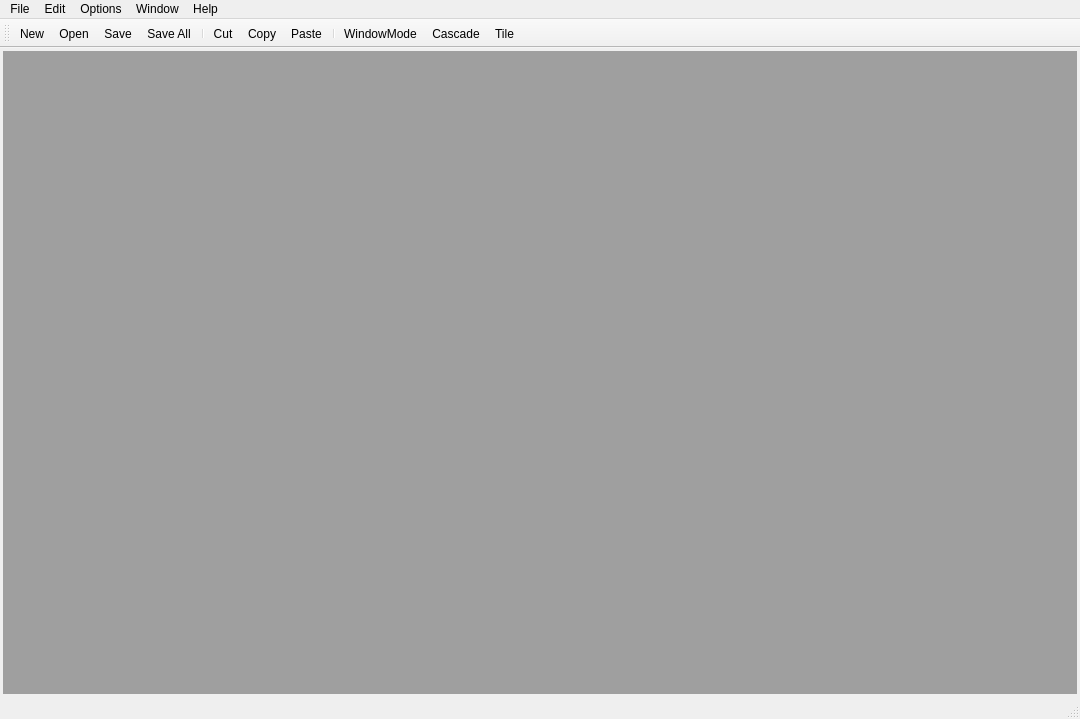
<?xml version="1.0" encoding="UTF-8"?>
<ui version="4.0">
 <class>BuidTestMainWindow</class>
 <widget class="QMainWindow" name="BuidTestMainWindow">
  <property name="enabled">
   <bool>true</bool>
  </property>
  <property name="geometry">
   <rect>
    <x>0</x>
    <y>0</y>
    <width>1080</width>
    <height>719</height>
   </rect>
  </property>
  <property name="sizePolicy">
   <sizepolicy hsizetype="Expanding" vsizetype="Expanding">
    <horstretch>0</horstretch>
    <verstretch>0</verstretch>
   </sizepolicy>
  </property>
  <property name="sizeIncrement">
   <size>
    <width>0</width>
    <height>0</height>
   </size>
  </property>
  <property name="windowTitle">
   <string>BuidTest</string>
  </property>
  <property name="autoFillBackground">
   <bool>true</bool>
  </property>
  <property name="toolButtonStyle">
   <enum>Qt::ToolButtonIconOnly</enum>
  </property>
  <property name="dockOptions">
   <set>QMainWindow::AllowTabbedDocks|QMainWindow::AnimatedDocks</set>
  </property>
  <widget class="QWidget" name="centralwidget">
   <property name="enabled">
    <bool>true</bool>
   </property>
   <property name="mouseTracking">
    <bool>false</bool>
   </property>
   <property name="contextMenuPolicy">
    <enum>Qt::DefaultContextMenu</enum>
   </property>
   <layout class="QVBoxLayout" name="verticalLayout">
    <property name="leftMargin">
     <number>3</number>
    </property>
    <property name="topMargin">
     <number>3</number>
    </property>
    <property name="rightMargin">
     <number>3</number>
    </property>
    <property name="bottomMargin">
     <number>3</number>
    </property>
    <item>
     <widget class="QMdiArea" name="mdiArea">
      <property name="sizePolicy">
       <sizepolicy hsizetype="Expanding" vsizetype="Expanding">
        <horstretch>0</horstretch>
        <verstretch>0</verstretch>
       </sizepolicy>
      </property>
     </widget>
    </item>
   </layout>
  </widget>
  <widget class="QToolBar" name="toolBar">
   <property name="enabled">
    <bool>true</bool>
   </property>
   <property name="windowTitle">
    <string>toolBar</string>
   </property>
   <attribute name="toolBarArea">
    <enum>TopToolBarArea</enum>
   </attribute>
   <attribute name="toolBarBreak">
    <bool>false</bool>
   </attribute>
   <addaction name="actionNew"/>
   <addaction name="actionOpen"/>
   <addaction name="actionSave"/>
   <addaction name="actionSave_all"/>
   <addaction name="separator"/>
   <addaction name="actionCut"/>
   <addaction name="actionCopy"/>
   <addaction name="actionPaste"/>
   <addaction name="separator"/>
   <addaction name="actionViewMode"/>
   <addaction name="actionCascade"/>
   <addaction name="actionTile"/>
  </widget>
  <widget class="QStatusBar" name="statusBar"/>
  <widget class="QMenuBar" name="menuBar">
   <property name="geometry">
    <rect>
     <x>0</x>
     <y>0</y>
     <width>1080</width>
     <height>22</height>
    </rect>
   </property>
   <widget class="QMenu" name="menuFile">
    <property name="title">
     <string>File</string>
    </property>
    <addaction name="actionNew"/>
    <addaction name="actionOpen"/>
    <addaction name="actionSave"/>
    <addaction name="actionSave_all"/>
    <addaction name="actionSave_AS"/>
    <addaction name="separator"/>
   </widget>
   <widget class="QMenu" name="menuEdit">
    <property name="title">
     <string>Edit</string>
    </property>
    <addaction name="actionUndo"/>
    <addaction name="separator"/>
    <addaction name="actionCut"/>
    <addaction name="actionCopy"/>
    <addaction name="actionPaste"/>
    <addaction name="separator"/>
    <addaction name="actionInsertStep"/>
    <addaction name="actionDeleteStep"/>
    <addaction name="actionClearCell"/>
   </widget>
   <widget class="QMenu" name="menuOptions">
    <property name="title">
     <string>Options</string>
    </property>
    <addaction name="actionSetting"/>
   </widget>
   <widget class="QMenu" name="menuWindow">
    <property name="title">
     <string>Window</string>
    </property>
    <addaction name="actionViewMode"/>
    <addaction name="actionCascade"/>
    <addaction name="actionTile"/>
   </widget>
   <widget class="QMenu" name="menuHelp">
    <property name="title">
     <string>Help</string>
    </property>
    <addaction name="actionAbout"/>
   </widget>
   <addaction name="menuFile"/>
   <addaction name="menuEdit"/>
   <addaction name="menuOptions"/>
   <addaction name="menuWindow"/>
   <addaction name="menuHelp"/>
  </widget>
  <action name="actionUndo">
   <property name="text">
    <string>Undo</string>
   </property>
   <property name="shortcut">
    <string>Ctrl+Z</string>
   </property>
  </action>
  <action name="actionSetting">
   <property name="text">
    <string>Setting</string>
   </property>
  </action>
  <action name="actionAbout">
   <property name="text">
    <string>about</string>
   </property>
  </action>
  <action name="actionOpen">
   <property name="icon">
    <iconset resource="resources.qrc">
     <normaloff>:/icons/icons/open.png</normaloff>:/icons/icons/open.png</iconset>
   </property>
   <property name="text">
    <string>Open...</string>
   </property>
  </action>
  <action name="actionSave">
   <property name="checkable">
    <bool>true</bool>
   </property>
   <property name="icon">
    <iconset resource="resources.qrc">
     <normaloff>:/icons/icons/saveColor.png</normaloff>:/icons/icons/saveColor.png</iconset>
   </property>
   <property name="text">
    <string>Save</string>
   </property>
   <property name="shortcut">
    <string>Ctrl+S</string>
   </property>
  </action>
  <action name="actionSave_all">
   <property name="text">
    <string>Save All</string>
   </property>
  </action>
  <action name="actionSave_AS">
   <property name="text">
    <string>Save AS...</string>
   </property>
  </action>
  <action name="actionNew">
   <property name="icon">
    <iconset resource="resources.qrc">
     <normaloff>:/icons/icons/new.png</normaloff>:/icons/icons/new.png</iconset>
   </property>
   <property name="text">
    <string extracomment="새로 만들기">New</string>
   </property>
   <property name="shortcut">
    <string>Ctrl+N</string>
   </property>
  </action>
  <action name="actionCut">
   <property name="icon">
    <iconset resource="resources.qrc">
     <normaloff>:/icons/icons/cut.png</normaloff>:/icons/icons/cut.png</iconset>
   </property>
   <property name="text">
    <string>Cut</string>
   </property>
   <property name="shortcut">
    <string>Ctrl+X</string>
   </property>
  </action>
  <action name="actionCopy">
   <property name="icon">
    <iconset resource="resources.qrc">
     <normaloff>:/icons/icons/copy.png</normaloff>:/icons/icons/copy.png</iconset>
   </property>
   <property name="text">
    <string>Copy</string>
   </property>
   <property name="shortcut">
    <string>Ctrl+C</string>
   </property>
  </action>
  <action name="actionInsertStep">
   <property name="text">
    <string>Insert Step</string>
   </property>
  </action>
  <action name="actionDeleteStep">
   <property name="text">
    <string>Delete Step</string>
   </property>
  </action>
  <action name="actionClearCell">
   <property name="text">
    <string>Clear Cell</string>
   </property>
  </action>
  <action name="actionPaste">
   <property name="icon">
    <iconset resource="resources.qrc">
     <normaloff>:/icons/icons/paste.png</normaloff>:/icons/icons/paste.png</iconset>
   </property>
   <property name="text">
    <string>Paste</string>
   </property>
   <property name="toolTip">
    <string>붙여넣기</string>
   </property>
   <property name="shortcut">
    <string>Ctrl+V</string>
   </property>
  </action>
  <action name="actionViewMode">
   <property name="checkable">
    <bool>true</bool>
   </property>
   <property name="icon">
    <iconset resource="resources.qrc">
     <normaloff>:/icons/icons/windowMode.png</normaloff>
     <disabledoff>:/icons/icons/tabMode.png</disabledoff>
     <activeon>:/icons/icons/tabMode.png</activeon>:/icons/icons/windowMode.png</iconset>
   </property>
   <property name="text">
    <string>WindowMode</string>
   </property>
  </action>
  <action name="actionCascade">
   <property name="icon">
    <iconset resource="resources.qrc">
     <normaloff>:/icons/icons/cascade.png</normaloff>:/icons/icons/cascade.png</iconset>
   </property>
   <property name="text">
    <string>Cascade</string>
   </property>
  </action>
  <action name="actionTile">
   <property name="icon">
    <iconset resource="resources.qrc">
     <normaloff>:/icons/icons/tile.png</normaloff>:/icons/icons/tile.png</iconset>
   </property>
   <property name="text">
    <string>Tile</string>
   </property>
  </action>
 </widget>
 <resources>
  <include location="resources.qrc"/>
 </resources>
 <connections/>
</ui>
